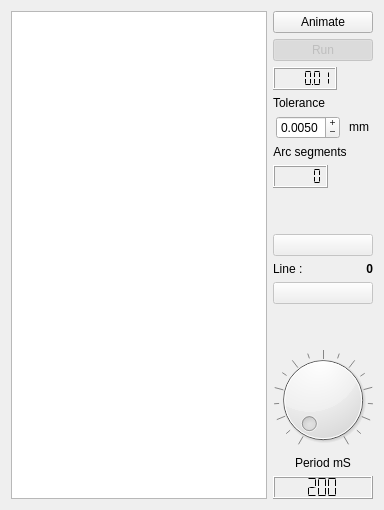
        <widget class="QWidget" name="tabGcode">
         <attribute name="title">
          <string>Visual</string>
         </attribute>
         <layout class="QHBoxLayout" name="horizontalLayout_14">
          <item>
           <layout class="QHBoxLayout" name="horizontalLayout_9">
            <item>
             <widget class="QPlainTextEdit" name="visuGcode">
              <property name="sizePolicy">
               <sizepolicy hsizetype="Preferred" vsizetype="Expanding">
                <horstretch>1</horstretch>
                <verstretch>0</verstretch>
               </sizepolicy>
              </property>
              <property name="toolTip">
               <string>Monitoring the progress of the animation gcode</string>
              </property>
              <property name="horizontalScrollBarPolicy">
               <enum>Qt::ScrollBarAsNeeded</enum>
              </property>
              <property name="lineWrapMode">
               <enum>QPlainTextEdit::NoWrap</enum>
              </property>
              <property name="readOnly">
               <bool>true</bool>
              </property>
              <property name="textInteractionFlags">
               <set>Qt::TextSelectableByKeyboard|Qt::TextSelectableByMouse</set>
              </property>
             </widget>
            </item>
            <item>
             <layout class="QVBoxLayout" name="verticalLayout_7">
              <item>
               <widget class="QPushButton" name="visualButton">
                <property name="toolTip">
                 <string>animation of the scene 3D</string>
                </property>
                <property name="text">
                 <string>Animate</string>
                </property>
                <property name="checkable">
                 <bool>true</bool>
                </property>
                <property name="checked">
                 <bool>false</bool>
                </property>
               </widget>
              </item>
              <item>
               <layout class="QVBoxLayout" name="verticalLayout_8">
                <item>
                 <widget class="QPushButton" name="pauseButton">
                  <property name="enabled">
                   <bool>false</bool>
                  </property>
                  <property name="toolTip">
                   <string>Starting and stopping the animation</string>
                  </property>
                  <property name="text">
                   <string>Run</string>
                  </property>
                  <property name="checkable">
                   <bool>true</bool>
                  </property>
                  <property name="checked">
                   <bool>true</bool>
                  </property>
                 </widget>
                </item>
                <item>
                 <widget class="QLCDNumber" name="lcdTolerance">
                  <property name="enabled">
                   <bool>true</bool>
                  </property>
                  <property name="sizePolicy">
                   <sizepolicy hsizetype="Maximum" vsizetype="Minimum">
                    <horstretch>0</horstretch>
                    <verstretch>0</verstretch>
                   </sizepolicy>
                  </property>
                  <property name="palette">
                   <palette>
                    <active>
                     <colorrole role="Light">
                      <brush brushstyle="SolidPattern">
                       <color alpha="255">
                        <red>0</red>
                        <green>170</green>
                        <blue>0</blue>
                       </color>
                      </brush>
                     </colorrole>
                    </active>
                    <inactive>
                     <colorrole role="Light">
                      <brush brushstyle="SolidPattern">
                       <color alpha="255">
                        <red>255</red>
                        <green>255</green>
                        <blue>255</blue>
                       </color>
                      </brush>
                     </colorrole>
                    </inactive>
                    <disabled>
                     <colorrole role="Light">
                      <brush brushstyle="SolidPattern">
                       <color alpha="255">
                        <red>145</red>
                        <green>145</green>
                        <blue>145</blue>
                       </color>
                      </brush>
                     </colorrole>
                    </disabled>
                   </palette>
                  </property>
                  <property name="toolTip">
                   <string>interpolation tolerance for viewer 3D</string>
                  </property>
                  <property name="smallDecimalPoint">
                   <bool>true</bool>
                  </property>
                  <property name="digitCount">
                   <number>6</number>
                  </property>
                  <property name="segmentStyle">
                   <enum>QLCDNumber::Flat</enum>
                  </property>
                  <property name="value" stdset="0">
                   <double>0.010000000000000</double>
                  </property>
                 </widget>
                </item>
                <item>
                 <widget class="QLabel" name="labelTol">
                  <property name="sizePolicy">
                   <sizepolicy hsizetype="Maximum" vsizetype="Maximum">
                    <horstretch>0</horstretch>
                    <verstretch>0</verstretch>
                   </sizepolicy>
                  </property>
                  <property name="text">
                   <string>Tolerance</string>
                  </property>
                 </widget>
                </item>
                <item>
                 <layout class="QHBoxLayout" name="horizontalLayout_19">
                  <item>
                   <widget class="QDoubleSpinBox" name="doubleSpinBoxTol">
                    <property name="sizePolicy">
                     <sizepolicy hsizetype="Maximum" vsizetype="Maximum">
                      <horstretch>0</horstretch>
                      <verstretch>0</verstretch>
                     </sizepolicy>
                    </property>
                    <property name="toolTip">
                     <string>interpolation tolerance for viewer 3D</string>
                    </property>
                    <property name="readOnly">
                     <bool>false</bool>
                    </property>
                    <property name="buttonSymbols">
                     <enum>QAbstractSpinBox::PlusMinus</enum>
                    </property>
                    <property name="decimals">
                     <number>4</number>
                    </property>
                    <property name="minimum">
                     <double>0.000100000000000</double>
                    </property>
                    <property name="maximum">
                     <double>1.000000000000000</double>
                    </property>
                    <property name="singleStep">
                     <double>0.010000000000000</double>
                    </property>
                    <property name="value">
                     <double>0.005000000000000</double>
                    </property>
                   </widget>
                  </item>
                  <item>
                   <widget class="QLabel" name="labelTolUnit">
                    <property name="sizePolicy">
                     <sizepolicy hsizetype="Maximum" vsizetype="Maximum">
                      <horstretch>0</horstretch>
                      <verstretch>0</verstretch>
                     </sizepolicy>
                    </property>
                    <property name="text">
                     <string>mm</string>
                    </property>
                    <property name="alignment">
                     <set>Qt::AlignCenter</set>
                    </property>
                   </widget>
                  </item>
                 </layout>
                </item>
                <item>
                 <widget class="QLabel" name="labelSegments">
                  <property name="sizePolicy">
                   <sizepolicy hsizetype="Maximum" vsizetype="Maximum">
                    <horstretch>0</horstretch>
                    <verstretch>0</verstretch>
                   </sizepolicy>
                  </property>
                  <property name="text">
                   <string>Arc segments</string>
                  </property>
                  <property name="alignment">
                   <set>Qt::AlignCenter</set>
                  </property>
                 </widget>
                </item>
                <item>
                 <widget class="QLCDNumber" name="lcdSegments">
                  <property name="enabled">
                   <bool>true</bool>
                  </property>
                  <property name="sizePolicy">
                   <sizepolicy hsizetype="Maximum" vsizetype="Maximum">
                    <horstretch>0</horstretch>
                    <verstretch>0</verstretch>
                   </sizepolicy>
                  </property>
                  <property name="palette">
                   <palette>
                    <active>
                     <colorrole role="Light">
                      <brush brushstyle="SolidPattern">
                       <color alpha="255">
                        <red>0</red>
                        <green>170</green>
                        <blue>0</blue>
                       </color>
                      </brush>
                     </colorrole>
                    </active>
                    <inactive>
                     <colorrole role="Light">
                      <brush brushstyle="SolidPattern">
                       <color alpha="255">
                        <red>255</red>
                        <green>255</green>
                        <blue>255</blue>
                       </color>
                      </brush>
                     </colorrole>
                    </inactive>
                    <disabled>
                     <colorrole role="Light">
                      <brush brushstyle="SolidPattern">
                       <color alpha="255">
                        <red>144</red>
                        <green>144</green>
                        <blue>144</blue>
                       </color>
                      </brush>
                     </colorrole>
                    </disabled>
                   </palette>
                  </property>
                  <property name="toolTip">
                   <string>interpolation number of segments for 3D</string>
                  </property>
                  <property name="smallDecimalPoint">
                   <bool>true</bool>
                  </property>
                  <property name="digitCount">
                   <number>5</number>
                  </property>
                  <property name="segmentStyle">
                   <enum>QLCDNumber::Flat</enum>
                  </property>
                 </widget>
                </item>
                <item>
                 <spacer name="verticalSpacer_3">
                  <property name="orientation">
                   <enum>Qt::Vertical</enum>
                  </property>
                  <property name="sizeHint" stdset="0">
                   <size>
                    <width>20</width>
                    <height>40</height>
                   </size>
                  </property>
                 </spacer>
                </item>
                <item>
                 <widget class="QPushButton" name="prevButton">
                  <property name="enabled">
                   <bool>false</bool>
                  </property>
                  <property name="toolTip">
                   <string>Up one line in the gcode</string>
                  </property>
                  <property name="text">
                   <string/>
                  </property>
                  <property name="icon">
                   <iconset resource="../GrblController.qrc">
                    <normaloff>:/img/up.PNG</normaloff>:/img/up.PNG</iconset>
                  </property>
                  <property name="checkable">
                   <bool>false</bool>
                  </property>
                  <property name="autoRepeat">
                   <bool>true</bool>
                  </property>
                  <property name="autoExclusive">
                   <bool>true</bool>
                  </property>
                  <property name="autoRepeatDelay">
                   <number>300</number>
                  </property>
                  <property name="autoRepeatInterval">
                   <number>100</number>
                  </property>
                 </widget>
                </item>
                <item>
                 <layout class="QHBoxLayout" name="horizontalLayout_16">
                  <item>
                   <widget class="QLabel" name="nline">
                    <property name="text">
                     <string>Line :</string>
                    </property>
                   </widget>
                  </item>
                  <item>
                   <widget class="QLabel" name="lineCode">
                    <property name="font">
                     <font>
                      <weight>75</weight>
                      <bold>true</bold>
                     </font>
                    </property>
                    <property name="toolTip">
                     <string>Current line gcode</string>
                    </property>
                    <property name="text">
                     <string>0</string>
                    </property>
                    <property name="alignment">
                     <set>Qt::AlignRight|Qt::AlignTrailing|Qt::AlignVCenter</set>
                    </property>
                   </widget>
                  </item>
                 </layout>
                </item>
                <item>
                 <widget class="QPushButton" name="nextButton">
                  <property name="enabled">
                   <bool>false</bool>
                  </property>
                  <property name="toolTip">
                   <string>Down one line in the gcode</string>
                  </property>
                  <property name="text">
                   <string/>
                  </property>
                  <property name="icon">
                   <iconset resource="../GrblController.qrc">
                    <normaloff>:/img/down.PNG</normaloff>:/img/down.PNG</iconset>
                  </property>
                  <property name="checkable">
                   <bool>false</bool>
                  </property>
                  <property name="autoRepeat">
                   <bool>true</bool>
                  </property>
                  <property name="autoExclusive">
                   <bool>true</bool>
                  </property>
                  <property name="autoRepeatDelay">
                   <number>300</number>
                  </property>
                  <property name="autoRepeatInterval">
                   <number>100</number>
                  </property>
                 </widget>
                </item>
                <item>
                 <spacer name="verticalSpacer_2">
                  <property name="orientation">
                   <enum>Qt::Vertical</enum>
                  </property>
                  <property name="sizeHint" stdset="0">
                   <size>
                    <width>20</width>
                    <height>40</height>
                   </size>
                  </property>
                 </spacer>
                </item>
               </layout>
              </item>
              <item>
               <widget class="QDial" name="dialPeriodRepeat">
                <property name="sizePolicy">
                 <sizepolicy hsizetype="Maximum" vsizetype="Maximum">
                  <horstretch>0</horstretch>
                  <verstretch>0</verstretch>
                 </sizepolicy>
                </property>
                <property name="toolTip">
                 <string>Animation period mS</string>
                </property>
                <property name="minimum">
                 <number>100</number>
                </property>
                <property name="maximum">
                 <number>500</number>
                </property>
                <property name="singleStep">
                 <number>1</number>
                </property>
                <property name="pageStep">
                 <number>50</number>
                </property>
                <property name="value">
                 <number>100</number>
                </property>
                <property name="sliderPosition">
                 <number>100</number>
                </property>
                <property name="tracking">
                 <bool>false</bool>
                </property>
                <property name="orientation">
                 <enum>Qt::Horizontal</enum>
                </property>
                <property name="invertedAppearance">
                 <bool>false</bool>
                </property>
                <property name="invertedControls">
                 <bool>false</bool>
                </property>
                <property name="wrapping">
                 <bool>false</bool>
                </property>
                <property name="notchTarget">
                 <double>25.000000000000000</double>
                </property>
                <property name="notchesVisible">
                 <bool>true</bool>
                </property>
               </widget>
              </item>
              <item>
               <widget class="QLabel" name="labelPeriod">
                <property name="sizePolicy">
                 <sizepolicy hsizetype="Preferred" vsizetype="Maximum">
                  <horstretch>0</horstretch>
                  <verstretch>0</verstretch>
                 </sizepolicy>
                </property>
                <property name="text">
                 <string>Period mS</string>
                </property>
                <property name="alignment">
                 <set>Qt::AlignCenter</set>
                </property>
                <property name="wordWrap">
                 <bool>true</bool>
                </property>
               </widget>
              </item>
              <item>
               <widget class="QLCDNumber" name="lcdPeriodAnim">
                <property name="sizePolicy">
                 <sizepolicy hsizetype="Preferred" vsizetype="Preferred">
                  <horstretch>0</horstretch>
                  <verstretch>0</verstretch>
                 </sizepolicy>
                </property>
                <property name="font">
                 <font>
                  <weight>75</weight>
                  <bold>true</bold>
                 </font>
                </property>
                <property name="toolTip">
                 <string>Value of the period</string>
                </property>
                <property name="frameShape">
                 <enum>QFrame::Box</enum>
                </property>
                <property name="frameShadow">
                 <enum>QFrame::Raised</enum>
                </property>
                <property name="smallDecimalPoint">
                 <bool>false</bool>
                </property>
                <property name="numDigits">
                 <number>3</number>
                </property>
                <property name="segmentStyle">
                 <enum>QLCDNumber::Flat</enum>
                </property>
                <property name="intValue" stdset="0">
                 <number>200</number>
                </property>
               </widget>
              </item>
             </layout>
            </item>
           </layout>
          </item>
         </layout>
        </widget>
